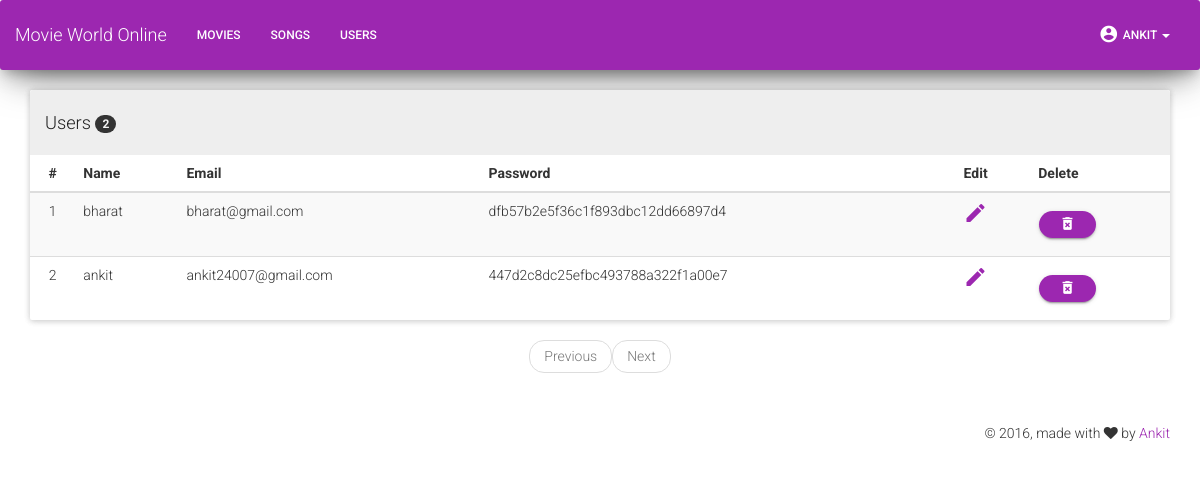
Screenshot of /admin/users.php (signed in) with the database file from the repository.
### tables this page shows
CREATE TABLE IF NOT EXISTS `users` (
  `id` int(11) NOT NULL,
  `name` varchar(30) NOT NULL,
  `email` varchar(30) NOT NULL,
  `password` varchar(32) NOT NULL,
  `created_at` timestamp NOT NULL DEFAULT CURRENT_TIMESTAMP ON UPDATE CURRENT_TIMESTAMP,
  `updated_at` timestamp NOT NULL DEFAULT '0000-00-00 00:00:00'
);

### admin/users.php (the view, shortened to what this page needs)
<?php
include 'database.php';
require 'header.php';
?>
<!doctype html>
<?php
require 'navbar.php';
?>
<body>
    <div class="container">
        <div class="row">
            <div class="col-xs-12 col-sm-12 col-md-12">
                        <?php
                $page = 0;
                if (isset($_GET["page"])) {
                    $page  = $_GET["page"];
                        if($page==0){
                            $page = 1;
                        }
                    } else { $page=1; };
                    $start_from = ($page-1) * 5;
                $sql = "SELECT * FROM users ORDER BY id desc LIMIT $start_from, 5";
                 $result = $conn->query($sql);
                        if ($result -> num_rows > 0) {
                        $sqlb = "SELECT COUNT(id) FROM users";
                        $resultb = $conn->query($sqlb);
                        $rowb = mysqli_fetch_row($resultb);
                        $total_records = $rowb[0];
                        $total_pages = ceil($total_records / 5);
                        $pagem = $page - 1;
                        $pagea = $page +1;
                            ?>
                <div class="panel panel-default">
            <div class="panel-heading"><h4>Users <span class="badge"><?php echo $total_records; ?></span></h4></div>
                    <table class="table table-hover table-striped">
                        <thead>
                            <tr>
                                <th class="text-center">#</th>
                                <th>Name</th>
                                <th>Email</th>
                               <th>Password</th>
                               <th>Edit</th>
                               <th>Delete</th>
                            </tr>
                        </thead>
                        <tbody>
                <?php
                        $c = $start_from+1;
                        while($row = $result->fetch_assoc()) {
                            echo "<tr><td class='text-center'>".$c."</td><td>".$row['name']."</td><td>".$row['email']."</td><td>".$row['password']."</td><td><a href='upusers.php?cuid=" . $row['id'] . "'><i class='material-icons'>mode_edit</i></a></td><td>"?><form action="users.php?id=<?php echo $row['id'] ?>" method="POST" onsubmit="return confirm('Are you sure you want to Delete it?');"><button type="submit" class="btn btn-primary btn-raised btn-round btn-sm" data-toggle="tooltip" data-placement="top" title="Delete!"/><i class="material-icons">delete_forever</i></button>
                        </form>
                                    <?php   "</td></tr>";
                           $c++;
                        }
                    }else {
                        echo "0 results";
                    }
                    ?>
                    </table>
                </div>
                        <nav aria-label="...">
                            <ul class="pager">
                                <?php
                                    if($page <= 1){
                                        echo "<li class='disabled'><a>Previous</a></li>";
                                    }else {
                                        echo "<li><a href='customer.php?page=$pagem'>Previous</a></li>";
                                    }
                                if($page >= $total_pages){
                                    echo "<li class='disabled'><a>Next</a></li>";
                                }else{
                                    echo "<li><a href='customer.php?page=$pagea'>Next</a></li>";
                                }
                                ?>
                            </ul>
                        </nav>
            </div>
        </div>
    </div>
        </body>
    <?php
        require 'footer.php';

### admin/header.php (style rules this page uses)
body { background-color: white; }

### rows the page displays
users: name "bharat", email "bharat@gmail.com", password "dfb57b2e5f36c1f893dbc12dd66897d4"
users: name "ankit", email "ankit24007@gmail.com", password "447d2c8dc25efbc493788a322f1a00e7"

### other values shown
$total_records "2"
